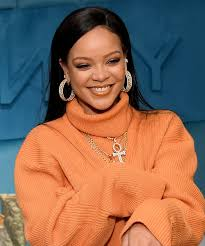
#> input picture Project3/images/images (7).jpg, 205 x 246 px
$ python -i test.py   (imports and definitions only)
#> lines starting #> are read from the running program, lines starting #| are printed output that depends on the picture
import joblib
import json
import numpy as np
import base64
import cv2
from wavelet import w2d

def classify_image(file_path=None):

    imgs = get_cropped_image_if_2_eyes(file_path)

    result = []
    img=imgs[0]
    scalled_raw_img = cv2.resize(img, (32, 32))
    img_har = w2d(img, 'db1', 5)
    scalled_img_har = cv2.resize(img_har, (32, 32))
    combined_img = np.vstack((scalled_raw_img.reshape(32 * 32 * 3, 1), scalled_img_har.reshape(32 * 32, 1)))

    len_image_array = 32 * 32 * 3 + 32 * 32

    final = combined_img.reshape(1, len_image_array).astype(float)

    return final


def get_cropped_image_if_2_eyes(image_path):
#> called with image_path = 'images/images (7).jpg'
    face_cascade = cv2.CascadeClassifier("C:\\Users\\mirzadsr\\AppData\\Roaming\\Python\\Python311\\site-packages\\cv2\\data\\haarcascade_frontalface_default.xml")
    eye_cascade = cv2.CascadeClassifier('C:\\Users\\mirzadsr\\AppData\\Roaming\\Python\\Python311\\site-packages\\cv2\\data\\haarcascade_eye.xml')


    img = cv2.imread(image_path)
#> img is the input picture: shape (246, 205, 3); mean B, G, R 85.4, 103.5, 137.5


    gray = cv2.cvtColor(img, cv2.COLOR_BGR2GRAY)
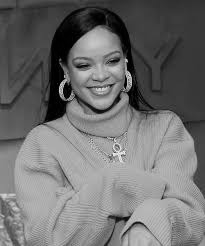
#> gray: shape (246, 205); min 0, max 244, mean 111.6
    faces = face_cascade.detectMultiScale(gray, 1.3, 5)
#> faces = [[60, 32, 77, 77]]
    print(faces)
#| [[60 32 77 77]]

    cropped_faces = []
    for (x,y,w,h) in faces:
            roi_gray = gray[y:y+h, x:x+w]
            roi_color = img[y:y+h, x:x+w]
            eyes = eye_cascade.detectMultiScale(roi_gray)
 #           if len(eyes) >= 1:
            cropped_faces.append(roi_color)
#> this loop made 1 pass
#> pass 1, in get_cropped_image_if_2_eyes, `roi_gray = gray[y:y+h, x:x+w]`:
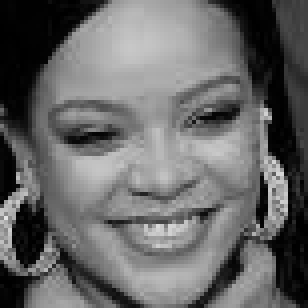
#> roi_gray: shape (77, 77) (shown 4 times larger); min 0, max 226, mean 103.5
#> pass 1, in get_cropped_image_if_2_eyes, `roi_color = img[y:y+h, x:x+w]`:
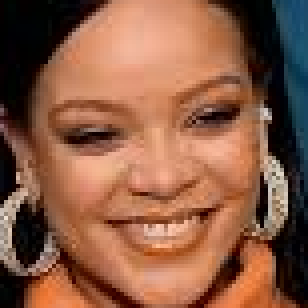
#> roi_color: shape (77, 77, 3) (shown 4 times larger); mean B, G, R 69.1, 92, 139.1
#> after the loop, cropped_faces = 1 item
    print(cropped_faces)
#> (printed output is left out)
    return cropped_faces


# [2 lines not run here, left out]

image="C:\\Users\\mirzadsr\\Downloads\\images (7).jpg"

# [1 line not run here, left out]
# [1 line that did not run here, left out]
# [1 line that did not run here, left out]
formatted_strings=[]
classes=["Katy Perry","Rihanna","Lady Gaga","Beyonce"]
# [1 line that did not run here, left out]
# [1 line that did not run here, left out]
# [1 line not run here, left out]
# Join the formatted strings for each prediction
resulting_string = "\n\n".join(formatted_strings)

# [3 lines not run here, left out]

>>> result = get_cropped_image_if_2_eyes('images/images (7).jpg')
#> result = 1 item

$ run again, on Project3/images/images (1).jpg
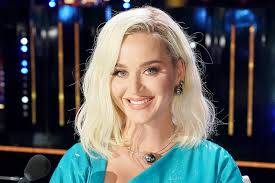
#> input picture Project3/images/images (1).jpg, 275 x 183 px
#> in get_cropped_image_if_2_eyes, img is the input picture: shape (183, 275, 3); mean B, G, R 91.7, 91.4, 88.5
#> in get_cropped_image_if_2_eyes, `gray = cv2.cvtColor(img, cv2.COLOR_BGR2GRAY)`:
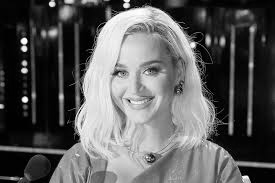
#> gray: shape (183, 275); min 0, max 254, mean 90.5
#> faces = [[96, 42, 77, 77]]
#| [[96 42 77 77]]
#> the loop in get_cropped_image_if_2_eyes, `for (x,y,w,h) in faces:` made 1 pass
#> (x, y, w, h, eyes) on pass 1: (96, 42, 77, 77, [[43, 18, 23, 23], [12, 20, 22, 22]])
#> pass 1, in get_cropped_image_if_2_eyes, `roi_color = img[y:y+h, x:x+w]`:
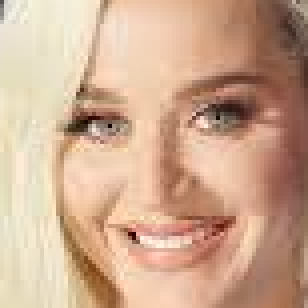
#> roi_color: shape (77, 77, 3) (shown 4 times larger); mean B, G, R 144.1, 169.8, 205.6
#> after the loop in get_cropped_image_if_2_eyes, `for (x,y,w,h) in faces:`: cropped_faces = 1 item
#> (printed output is left out)

$ run again, on Project3/images/images (2).jpg
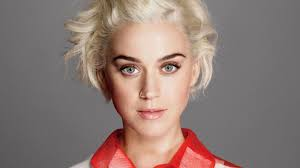
#> input picture Project3/images/images (2).jpg, 300 x 168 px
#> in get_cropped_image_if_2_eyes, img is the input picture: shape (168, 300, 3); mean B, G, R 117, 123.2, 141.8
#> in get_cropped_image_if_2_eyes, `gray = cv2.cvtColor(img, cv2.COLOR_BGR2GRAY)`:
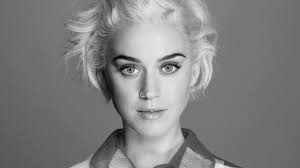
#> gray: shape (168, 300); min 1, max 239, mean 128.2
#> faces = [[98, 27, 106, 106]]
#| [[ 98  27 106 106]]
#> the loop in get_cropped_image_if_2_eyes, `for (x,y,w,h) in faces:` made 1 pass
#> (x, y, w, h, eyes) on pass 1: (98, 27, 106, 106, [[59, 27, 27, 27], [16, 30, 26, 26]])
#> pass 1, in get_cropped_image_if_2_eyes, `roi_color = img[y:y+h, x:x+w]`:
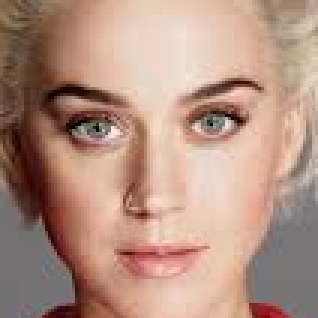
#> roi_color: shape (106, 106, 3) (shown 3 times larger); mean B, G, R 129.9, 145.6, 179.5
#> after the loop in get_cropped_image_if_2_eyes, `for (x,y,w,h) in faces:`: cropped_faces = 1 item
#> (printed output is left out)
